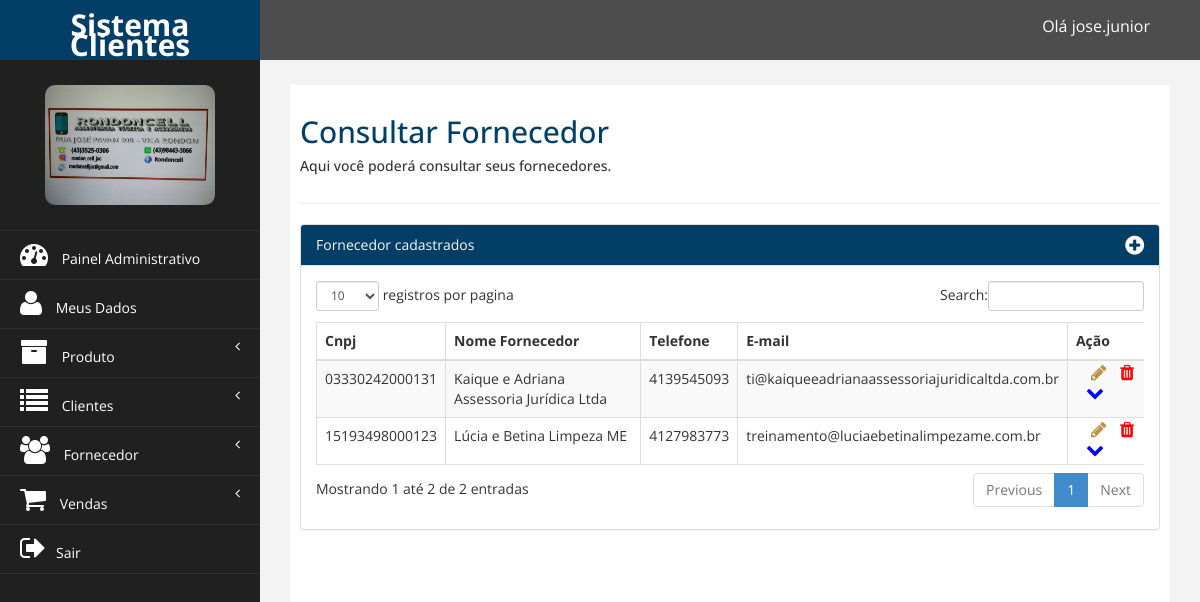
Screenshot of /financeiro/consultar_fornecedor.php (signed in) with the database file from the repository.
### tables this page shows
CREATE TABLE `tb_fornecedor` (
  `id_fornecedor` int NOT NULL AUTO_INCREMENT,
  `nome_fornecedor` varchar(200) NOT NULL,
  `telefone_fornecedor` varchar(45) NOT NULL,
  `email_fornecedor` varchar(100) NOT NULL,
  `rua_fornecedor` varchar(150) NOT NULL,
  `cep_fornecedor` varchar(150) NOT NULL,
  `bairro_fornecedor` varchar(45) NOT NULL,
  `cidade_fornecedor` varchar(100) NOT NULL,
  `estado_fornecedor` varchar(150) NOT NULL,
  `cnpj_fornecedor` varchar(45) NOT NULL,
  `id_funcionario` int NOT NULL,
  PRIMARY KEY (`id_fornecedor`,`id_funcionario`),
  KEY `fk_fornecedor_tb_funcionario1_idx` (`id_funcionario`),
  CONSTRAINT `fk_fornecedor_tb_funcionario1` FOREIGN KEY (`id_funcionario`) REFERENCES `tb_funcionario` (`id_funcionario`)
);

### DAO/FornecedorDAO.php (called while the page is built, shortened)
<?php
class FornecedorDAO extends Conexao
{
    public function ConsultarFornecedor(){
        $conexao = parent::retornaConexao();
        $comando_sql = 'Select
                            id_fornecedor, nome_fornecedor, telefone_fornecedor, email_fornecedor,
                            rua_fornecedor, cep_fornecedor, bairro_fornecedor, cidade_fornecedor, estado_fornecedor,
                            cnpj_fornecedor
                        from tb_fornecedor ';
        $sql = $conexao->prepare($comando_sql);
        $sql->execute();
        return $sql->fetchAll(PDO::FETCH_ASSOC);
    }
}
?>

### financeiro/consultar_fornecedor.php (the view, shortened to what this page needs)
<?php
require_once '../DAO/FornecedorDAO.php';
$objForn = new FornecedorDAO();
$fornecedores = $objForn->ConsultarFornecedor();
?>
<!DOCTYPE html>
<html xmlns="http://www.w3.org/1999/xhtml">
<?php include_once('_head.php'); ?>
<body>
    <div id="wrapper">
        <?php include_once('_topo.php'); ?>
        <?php include_once('_menu.php'); ?>
        <div id="page-wrapper">
            <div id="page-inner">
                <div class="row">
                    <div class="col-md-12">
                        <h2>Consultar Fornecedor</h2>
                        <h5>Aqui você poderá consultar seus fornecedores. </h5>
                    </div>
                </div>
                <hr />
                <div class="row">
                    <div class="col-md-12">
                        <div class="panel panel-default">
                            <div class="panel-heading">
                                Fornecedor cadastrados <span> <a style="color:white;" href="novo_fornecedor.php"><i title="Criar Novo Fornecedor" style="font-size: 22px;float: right;" class="fa fa-plus-circle"></i></a></span>
                            </div>
                            <div class="panel-body">
                                <div class="table-responsive">
                                    <table class="table table-striped table-bordered table-hover" id="dataTables-example">
                                        <thead>
                                            <tr>
                                                <th>Cnpj</th>
                                                <th>Nome Fornecedor</th>
                                                <th>Telefone</th>
                                                <th>E-mail</th>
                                                <th>Ação</th>
                                            </tr>
                                        </thead>
                                        <tbody>
                                            <?php foreach ($fornecedores as $forn) { ?>
                                                <tr class="odd gradeX">
                                                    <td><?= $forn['cnpj_fornecedor'] ?></td>
                                                    <td><?= $forn['nome_fornecedor'] ?></td>
                                                    <td><?= $forn['telefone_fornecedor'] ?></td>
                                                    <td><?= $forn['email_fornecedor'] ?></td>
                                                    <td style="padding: 3px 1px 3px 3px;">
                                                        <a href="alterar_fornecedor.php?cod=<?= $forn['id_fornecedor'] ?>"><i title="Alterar Fornecedor" style=" color:#c09046; font-size:18px;margin-left:20px; margin-right:5px" class="fa fa-pencil"></i></a>
                                                        <a href="#" data-toggle="modal" data-target="#modalExcluir<?= $forn['id_fornecedor'] ?>"><i title="Excluir Categoria" style=" color:red; font-size:18px; margin-left:5px" class="fa fa-trash"></i></a>
                                                        <a href="#" data-toggle="modal" data-target="#modalDetalhes<?= $forn['id_fornecedor'] ?>"><i title="Detalhes do Fornecedor" style=" color:blue; font-size:18px; margin-left:15px" class="fa fa-chevron-down"></i></a>
                                                    </td>
                                                </tr>
                                            <?php } ?>
                                        </tbody>
                                    </table>
                                </div>
                            </div>
                        </div>
                    </div>
                </div>
            </div>
        </div>
    </div>
</body>
</html>

### financeiro/assets/css/custom.css (style rules this page uses)
body { font-family: 'Open Sans', sans-serif; }
#wrapper { width: 100%; background:#202020; }
#page-wrapper { padding: 15px 15px; min-height: 600px; background:#F3F3F3; }
#page-inner { width:100%; margin:10px 20px 10px 0px; background-color:#fff!important; padding:10px; min-height:1200px; }
h2 { color: #023e66; }
@media (min-width:768px) { #page-wrapper { margin: 0 0 0 260px; padding: 15px 30px; min-height: 1200px; } }

### rows the page displays
tb_fornecedor: cnpj_fornecedor "03330242000131", nome_fornecedor "Kaique e Adriana Assessoria Jurídica Ltda", telefone_fornecedor "4139545093", email_fornecedor "ti@kaiqueeadrianaassessoriajuridicaltda.com.br"
tb_fornecedor: cnpj_fornecedor "15193498000123", nome_fornecedor "Lúcia e Betina Limpeza ME", telefone_fornecedor "4127983773", email_fornecedor "treinamento@luciaebetinalimpezame.com.br"

### other values shown
$nome "jose.junior"
